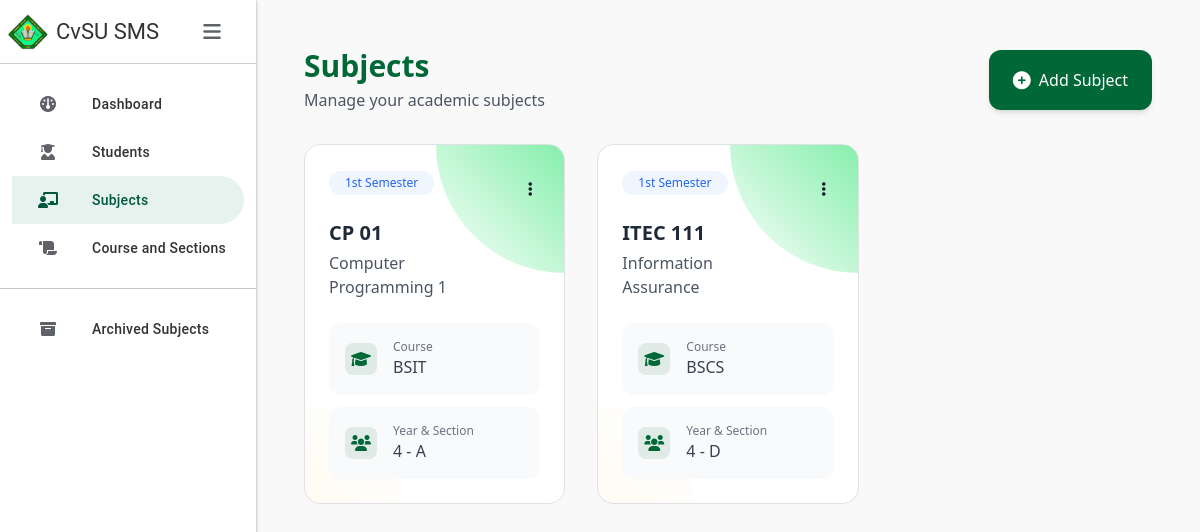
/subjects/, run on the app's committed database.
### SMSapp/models.py (models this page shows, shortened)
class Subject(models.Model):
    SEMESTER_CHOICES = [
        (1, '1st Semester'),
        (2, '2nd Semester'),
        (3, 'Summer'),
    ]
    subject_code = models.CharField(max_length=20, primary_key=True)
    subject_title = models.CharField(max_length=100)
    course = models.ForeignKey(Course, on_delete=models.CASCADE, null=True, blank=True)  # Make course optional
    school_year = models.CharField(max_length=20)
    semester = models.PositiveSmallIntegerField(choices=SEMESTER_CHOICES)
    year_level = models.PositiveSmallIntegerField()
    section = models.CharField(max_length=20)
    archive = models.BooleanField(default=False)
    archived = models.BooleanField(default=False)
    is_active = models.BooleanField(default=True)
    archived_date = models.DateTimeField(null=True, blank=True)
    class Meta:
        ordering = ['subject_code']

class Course(models.Model):
    course_abv = models.CharField(max_length=10, primary_key=True)
    course_name = models.CharField(max_length=100)

### SMSapp/views.py (the view)
# urls.py: path('subjects/', views.subjects, name='subjects'),
def subjects(request):
    subjects = Subject.objects.filter(is_active=True)  # Only show non-archived subjects
    courses = Course.objects.all()
    context = {
        'subjects': subjects,
        'courses': courses,
    }
    return render(request, 'subjects.html', context)

### SMSapp/templates/subjects.html (shortened to what this page needs)
{% extends 'base.html' %}
{% load static %}
{% block content %}
<div class="p-6 min-h-screen">
    <div class="flex justify-between items-center mb-8">
        <div>
            <h2 class="text-3xl font-bold text-[#006837]">Subjects</h2>
            <p class="text-gray-600 mt-1">Manage your academic subjects</p>
        </div>
        <button type="button"
                class="group px-6 py-3 bg-[#006837] hover:bg-[#2d8653] text-white rounded-xl transition-all duration-200 flex items-center gap-2 shadow-md hover:shadow-xl"
                onclick="openModal()">
            <i class="fas fa-plus-circle text-lg"></i>
            <span class="font-medium">Add Subject</span>
        </button>
    </div>
    <div class="grid grid-cols-1 md:grid-cols-2 lg:grid-cols-3 gap-8">
        {% for subject in subjects %}
        <div class="relative bg-white rounded-2xl overflow-hidden transition-all duration-300 hover:-translate-y-1 border border-gray-100 hover:shadow-[0_20px_35px_-10px_rgba(0,104,55,0.1)]">
            <div class="absolute top-6 right-6 z-50 ">
                <button type="button"
                        class="p-2 rounded-full transition-colors relative group"
                        onclick="event.preventDefault(); toggleDropdown(this)">
                    <i class="fas fa-ellipsis-v text-gray-900 group-hover:text-gray-700"></i>
                </button>
            </div>
            <a href="{% url 'subject_info' subject.subject_code %}" class="block p-6 relative">
                <div class="absolute top-0 right-0 w-32 h-32 bg-gradient-to-bl from-green-300 to-transparent rounded-bl-full"></div>
                <div class="relative z-10">
                    <div class="inline-flex items-center px-3 py-1 rounded-full text-xs font-medium mb-4
                        {% if subject.semester == 1 %}bg-blue-50 text-blue-600
                        {% elif subject.semester == 2 %}bg-purple-50 text-purple-600
                        {% else %}bg-orange-50 text-orange-600{% endif %}">
                        {% if subject.semester == 1 %}1st Semester
                        {% elif subject.semester == 2 %}2nd Semester
                        {% else %}Summer{% endif %}
                    </div>
                    <div class="mb-4 pr-20">
                        <h3 class="text-xl font-bold text-gray-800 group-hover:text-[#006837] transition-colors">{{ subject.subject_code }}</h3>
                        <p class="text-gray-600 font-medium mt-1">{{ subject.subject_title }}</p>
                    </div>
                    <div class="space-y-3">
                        <div class="flex items-center gap-3 p-3 rounded-xl bg-gray-50 group-hover:bg-green-50/50 transition-colors">
                            <div class="w-8 h-8 rounded-lg bg-[#006837]/10 flex items-center justify-center text-[#006837]">
                                <i class="fas fa-graduation-cap"></i>
                            </div>
                            <div>
                                <p class="text-xs text-gray-500">Course</p>
                                <p class="font-medium text-gray-700">{{ subject.course.course_abv }}</p>
                            </div>
                        </div>
                        <div class="flex items-center gap-3 p-3 rounded-xl bg-gray-50 group-hover:bg-green-50/50 transition-colors">
                            <div class="w-8 h-8 rounded-lg bg-[#006837]/10 flex items-center justify-center text-[#006837]">
                                <i class="fas fa-users"></i>
                            </div>
                            <div>
                                <p class="text-xs text-gray-500">Year & Section</p>
                                <p class="font-medium text-gray-700"> {{ subject.year_level }} - {{ subject.section }}</p>
                            </div>
                        </div>
                    </div>
                </div>
            </a>
        </div>
        {% endfor %}
    </div>
</div>
{% endblock %}

### SMSapp/templates/base.html (style rules this page uses)
:root { --gc-primary: #00563F; --gc-secondary: #E6F2EE; --gc-text: #333333; --gc-border: #CCCCCC; --gc-hover: #F5F9F7; --sidebar-width: 256px; --sidebar-collapsed-width: 72px; }
body { background-color: #f9f9f9; overflow-x: hidden; }

### SMSapp/templates/subjects.html (style rules this page uses)
.relative { position: relative; }
.z-10 { z-index: 10; }

### data on the page
Subject: semester "1st Semester", subject_code "CP 01", subject_title "Computer Programming 1", course.course_abv "BSIT", year_level "4", section "A"
Subject: semester "1st Semester", subject_code "ITEC 111", subject_title "Information Assurance", course.course_abv "BSCS", year_level "4", section "D"
